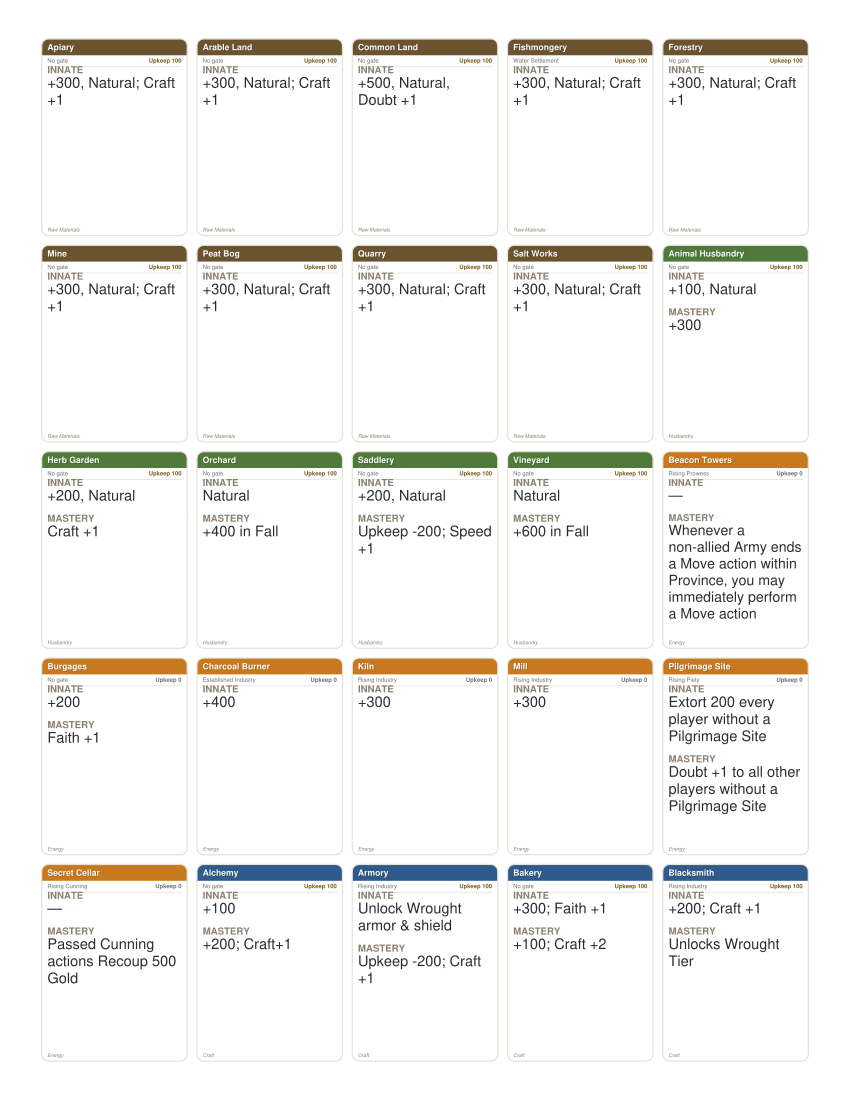

Reproduce this figure in Python.
#!/usr/bin/env python
# pursuit_tiles.py - print-and-play ward tiles for every pursuit, from renown_data.
# Model B: tiles are placed into settlement wards, so each carries its live play
# info (gate, upkeep, innate, mastery); the full tech tree lives in the reference.
# Usage:  python pursuit_tiles.py [out.pdf]      (default: cards/pursuit_tiles.pdf)
import sys, os
from reportlab.pdfgen import canvas
from reportlab.lib.pagesizes import letter
from reportlab.lib.colors import HexColor, Color
from reportlab.pdfbase import pdfmetrics
from reportlab.pdfbase.ttfonts import TTFont
import renown_data as rd

SERIF, SERIF_B, SERIF_I = "Helvetica", "Helvetica-Bold", "Helvetica-Oblique"
for face, fn in [("EBG", "EBGaramond-Regular.ttf"), ("EBG-B", "EBGaramond-Bold.ttf"),
                 ("EBG-I", "EBGaramond-Italic.ttf")]:
    for base in ("/root/.fonts", "fonts", "."):
        p = os.path.join(base, fn)
        if os.path.exists(p):
            try:
                pdfmetrics.registerFont(TTFont(face, p))
                if   face == "EBG":   SERIF = "EBG"
                elif face == "EBG-B": SERIF_B = "EBG-B"
                elif face == "EBG-I": SERIF_I = "EBG-I"
            except Exception:
                pass
            break

# ── type palette + sort order ──
TYPE_ORDER = ["Raw Materials", "Husbandry", "Energy", "Craft", "Power", "Civic", "Secrecy", "Monument"]
TYPE_COLOR = {
    "Raw Materials": "#6b5330", "Husbandry": "#4f7a3a", "Energy": "#c8791f",
    "Craft": "#2E5A8C", "Power": "#9E2B25", "Civic": "#3f7d7a",
    "Secrecy": "#3a3a42", "Monument": "#B48A1E",
}
INK = HexColor("#26262e"); MUTE = HexColor("#6f6f77"); TAG = HexColor("#8a8072")
LINE = HexColor("#e6e2d8"); BODY = HexColor("#2b2b32")

UPK_BY_TYPE = getattr(rd, "PURSUIT_UPKEEP_BY_TYPE", {"Monument": 300, "Power": 200, "Energy": 0})
UPK_DEFAULT = getattr(rd, "PURSUIT_UPKEEP_DEFAULT", 100)
def upkeep(t): return UPK_BY_TYPE.get(t, UPK_DEFAULT)

# ── geometry: 5 x 5 tiles per Letter page ──
PAGE_W, PAGE_H = letter
MX, MY = 30, 28
COLS, ROWS = 5, 5
GAP = 7
TW = (PAGE_W - 2*MX - (COLS-1)*GAP) / COLS
TH = (PAGE_H - 2*MY - (ROWS-1)*GAP) / ROWS
HEAD_H = 20

def _c(h): return HexColor(h)

def _clean(s):
    s = (s or "").replace("**", "").replace("*", "")
    return s.strip()

def wrap(c, text, font, size, maxw):
    out, cur = [], ""
    for w in text.split():
        t = (cur + " " + w).strip()
        if c.stringWidth(t, font, size) <= maxw:
            cur = t
        else:
            if cur: out.append(cur)
            cur = w
    if cur: out.append(cur)
    return out

def body_layout(c, inn, mas, x, y_top, y_floor, w, cap=10.5, floor=5.5):
    """Pick the largest single body font at which INNATE+MASTERY both fit in the
    vertical budget (y_top..y_floor), then draw them. Short tiles get big text;
    only genuinely long ones shrink."""
    avail = y_top - y_floor
    size = cap
    while size > floor:
        lh = size + 1.8
        lines = blocks = 0
        for txt in (inn, mas):
            if txt:
                lines += len(wrap(c, txt, SERIF, size, w)); blocks += 1
        needed = lines * lh + blocks * (size * 0.85 + 3)
        if needed <= avail:
            break
        size -= 0.3
    y = y_top
    for label, txt in (("INNATE", inn), ("MASTERY", mas)):
        if not txt:
            continue
        c.setFont(SERIF_B, max(5.4, size * 0.66)); c.setFillColor(TAG)
        c.drawString(x, y, label)
        y -= size * 0.85 + 1.5
        c.setFont(SERIF, size); c.setFillColor(BODY)
        for ln in wrap(c, txt, SERIF, size, w):
            c.drawString(x, y, ln); y -= size + 1.8
        y -= 3
    return y

def fit_block(c, label, text, x, y, w, max_lines, base=8.2, min_sz=6.2):
    """Draw a TAG label + wrapped text, shrinking font until it fits max_lines.
    Returns the y after drawing."""
    size = base
    while size >= min_sz:
        lines = wrap(c, text, SERIF, size, w)
        if len(lines) <= max_lines:
            break
        size -= 0.4
    lines = wrap(c, text, SERIF, size, w)[:max_lines]
    c.setFont(SERIF_B, 5.8); c.setFillColor(TAG); c.drawString(x, y, label)
    y -= 8
    c.setFont(SERIF, size); c.setFillColor(BODY)
    for ln in lines:
        c.drawString(x, y, ln); y -= size + 1.6
    return y

def tile(c, name, d, x, ytop):
    s = max(0.58, min(1.0, TW / 178.0))   # scale factor vs the original 3-col width
    head_h = 20 * s
    nm_sz, meta_sz, body_base, body_min, foot_sz = 10.5*s, 7.2*s, 8.2*s, 5.4*s, 6.2*s
    pad = 7 * s
    t = d.get("type", "")
    col = _c(TYPE_COLOR.get(t, "#555"))
    mon = d.get("monument")
    gate = (d.get("unlock") or "").strip()
    gate = "" if gate in ("", "-", "\u2014") else gate

    # clip to rounded rect
    c.saveState()
    cp = c.beginPath(); cp.roundRect(x, ytop - TH, TW, TH, 5); c.clipPath(cp, stroke=0, fill=0)
    # header bar
    hy = ytop - head_h
    c.setFillColor(col); c.rect(x, hy, TW, head_h, stroke=0, fill=1)
    c.restoreState()

    # name (shadow + white), monument diamond
    c.setFont(SERIF_B, nm_sz)
    nm = name
    name_limit = TW - (30 if mon else 20) * s
    while c.stringWidth(nm, SERIF_B, nm_sz) > name_limit and len(nm) > 6:
        nm = nm[:-2]
    if nm != name:
        nm = nm.rstrip() + "\u2026"
    c.setFillColor(Color(0, 0, 0, 0.28)); c.drawString(x + pad + 0.5, hy + head_h*0.31 - 0.4, nm)
    c.setFillColor(Color(1, 1, 1)); c.drawString(x + pad, hy + head_h*0.31, nm)
    if mon:
        c.setFillColor(Color(1, 1, 1)); c.setFont(SERIF_B, nm_sz)
        c.drawRightString(x + TW - pad, hy + head_h*0.31, "\u25c6")

    # meta line: gate  ·  upkeep
    my = hy - 9*s
    c.setFont(SERIF, meta_sz); c.setFillColor(MUTE)
    c.drawString(x + pad, my, gate if gate else "No gate")
    up = upkeep(t)
    c.setFont(SERIF_B, meta_sz); c.setFillColor(_c("#7a5a1a") if up else MUTE)
    c.drawRightString(x + TW - pad, my, f"Upkeep {up}")
    c.setStrokeColor(LINE); c.setLineWidth(0.6); c.line(x + 6*s, my - 5*s, x + TW - 6*s, my - 5*s)

    # body: innate + mastery, sized to fill the available height
    y = my - 13*s
    floor_y = ytop - TH + 13*s          # leave room for the type footer
    inn = _clean(d.get("innate"))
    mas = _clean(d.get("mastery"))
    body_layout(c, inn, mas, x + pad, y, floor_y, TW - 2*pad, cap=10.5, floor=5.5)

    # type footer + border
    c.setFont(SERIF_I, foot_sz); c.setFillColor(TAG)
    c.drawString(x + pad, ytop - TH + 5*s, t)
    c.setStrokeColor(LINE); c.setLineWidth(0.9)
    c.roundRect(x, ytop - TH, TW, TH, 5, stroke=1, fill=0)

def build(out):
    c = canvas.Canvas(out, pagesize=letter)
    order = sorted(rd.NODES.items(),
                   key=lambda kv: (TYPE_ORDER.index(kv[1].get("type")) if kv[1].get("type") in TYPE_ORDER else 99, kv[0]))
    per = COLS * ROWS
    for i, (name, d) in enumerate(order):
        slot = i % per
        if slot == 0 and i:
            c.showPage()
        r, cc = divmod(slot, COLS)
        x = MX + cc * (TW + GAP)
        ytop = PAGE_H - MY - r * (TH + GAP)
        tile(c, name, d, x, ytop)
    c.showPage(); c.save()
    print(f"pursuit tiles -> {out}  ({len(order)} tiles, {-(-len(order)//per)} pages)")

if __name__ == "__main__":
    out = sys.argv[1] if len(sys.argv) > 1 else os.path.join("cards", "pursuit_tiles.pdf")
    d = os.path.dirname(out)
    if d and not os.path.exists(d):
        os.makedirs(d, exist_ok=True)
    build(out)
